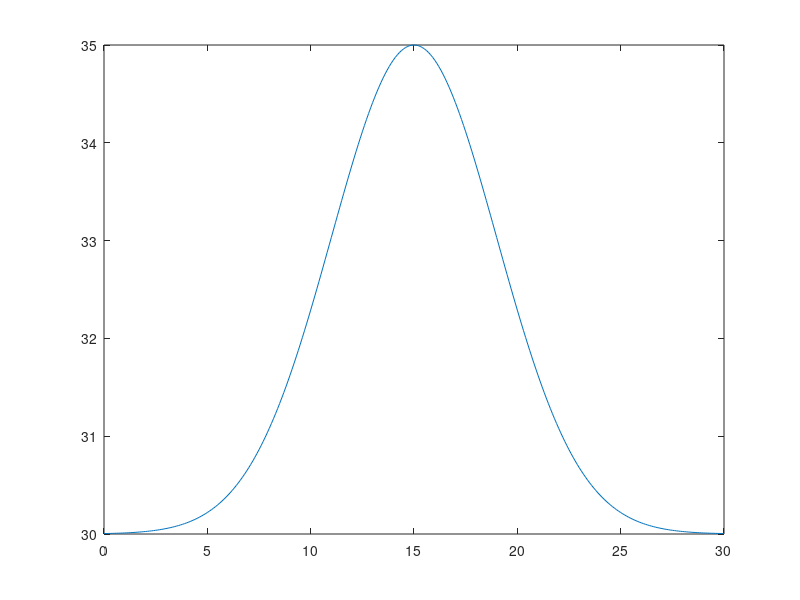

This figure's MATLAB source: (Note: this script raises an error after producing the figure.)
% 2D wave eq with variable material parameters
% and a fault with rate-and-state friction.
% Includes non-zero pre-stress
%
% Boundary Conditions: (outgoing characteristics)
%  y=0,1: u_t -+ u_y = 0
%  z=0,1: u_t -+ u_z = 0
% Notes:
% first index corresponds to z, second index to y

clear all

% domain
order = 2;
Ny = 301;
Nz = 301;
Ly = 30;
Lz = 30;
dy = Ly / (Ny - 1);
dz = Lz / (Nz - 1);
y = linspace(0,Ly,Ny);
z = linspace(0,Lz,Nz);
[Y, Z] = meshgrid(y,z);


% material parameters
cs = Y.*0 + 3.4641; % (km/s) shear wave speed
rho = Y.*0 + 2.7; % (g/cm^3) density
G = cs.^2 .* rho; % (GPa) shear modulus

% fault material parameters (all stored in p)
p.a = 0.01;
p.b = 0.016;
p.sNEff = 50; % MPa, effective normal stress
p.v0 = 1e-6;
p.f0 = 0.6;
p.Dc = 0.05; % m
p.rho = rho(:,1);

% pre-stress
a = 5;
zc = 15;
stau = 4;
sxy0 = 30;
p.tau0 = sxy0 + a.*exp(-(z-zc).^2./(2.*stau.^2));
% p.tau0 = sxy0 + a + z.*0;
figure(2),clf,plot(z,p.tau0)%,return

% time
tmax = 15;
cfl = 0.25;
dt1 = 0.05*cfl/max(cs(:)) * dy;
dt = 0.5 * cfl/max(cs(:)) * dy;
t = [0 dt1:dt:tmax];


% create SBP operators
By = zeros(Ny,Ny); By(1,1)=-1; By(end,end)=1;
Bz = zeros(Nz,Nz); Bz(1,1)=-1; Bz(end,end)=1;
if order==2
  h11y = 0.5*dy;
  h11z = 0.5*dz;
else
  h11y = 0.4567e4/0.14400e5 * dy;
  h11z = 0.4567e4/0.14400e5 * dz;
end

% % initial conditions
% amp = 10;
% u =  amp*exp(-(Y-0.5*Ly).^2./5).*exp(-(Z-0.5*Lz).^2./5);
% u0_t =  0*exp(-(Y-0.5*Ly).^2./5).*exp((Z-0.5*Lz).^2./5);
u = 0.*Y;
u0_t = 0.*Y;

% first time step
% intermediate fields
uy = Dy(u,dy,order);
uz = Dz(u,dz,order);
uLap = Dyy(u,dy,order) + Dzz(u,dz,order);


% apply part of boundary conditions to intermediate fields
uLap(:,1) = uLap(:,1) + (1/h11y)*G(:,1) .* uy(:,1);
uLap(:,end) = uLap(:,end) - (1/h11y)*G(:,end) .* uy(:,end);
uLap(1,:) = uLap(1,:) + (1/h11z)*G(1,:) .* uz(1,:);
uLap(end,:) = uLap(end,:) - (1/h11z)*G(end,:) .* uz(end,:);

uPrev = u; % n-1
u = u + uLap.*0.5*dt1^2/2./rho; % n
uNew = 0.*u; % n+1

psi = zeros(Nz,1) + 0.6;
velPrev = zeros(Nz,1);

ay = cs .* 0.5*dt/h11y;
az = cs .* 0.5*dt/h11z;



%%

% for output
% clear out
% out.u = zeros(
for tInd = 2:length(t)
  
  % intermediate fields
  uy = Dy(u,dy,order);
  uz = Dz(u,dz,order);
  uLap = Dyy_mu(u,G,dy,order) + Dzz_mu(u,G,dz,order);
  
  % apply part of boundary conditions to intermediate fields
  uLap(:,1) = uLap(:,1) + (1/h11y)*G(:,1) .* uy(:,1);
  uLap(:,end) = uLap(:,end) - (1/h11y)*G(:,end) .* uy(:,end);
  uLap(1,:) = uLap(1,:) + (1/h11z)*G(1,:) .* uz(1,:);
  uLap(end,:) = uLap(end,:) - (1/h11z)*G(end,:) .* uz(end,:);
  
  % update interior
  uNew(2:end-1,2:end-1) = uLap(2:end-1,2:end-1).*dt^2./rho(2:end-1,2:end-1) + 2*u(2:end-1,2:end-1) - uPrev(2:end-1,2:end-1);
  
  
  % update boundary conditions
  
  % y = 0: cs u_t - mu u_y = 0
%   uNew(:,1) = dt^2*uLap(:,1)./rho(:,1)  + 2*u(:,1) + (ay(:,1)-1).*uPrev(:,1);
%   uNew(:,1) = uNew(:,1)./(1+ay(:,1));
  
  % y = Ly: cs u_t + mu u_y = 0
  uNew(:,end) = dt^2*uLap(:,end)./rho(:,end)  + 2*u(:,end) + (ay(:,end)-1).*uPrev(:,end);
  uNew(:,end) = uNew(:,end)./(1+ay(:,end));
  
  % z = 0: cs u_t - mu u_z = 0
  uNew(1,:) = dt^2*uLap(1,:)./rho(1,:)  + 2*u(1,:) + (az(1,:)-1).*uPrev(1,:);
  uNew(1,:) = uNew(1,:)./(1+az(1,:));
  
  % z = Lz: cs u_t + mu u_z = 0
  uNew(end,:) = dt^2*uLap(end,:)./rho(end,:)  + 2*u(end,:) + (az(end,:)-1).*uPrev(end,:);
  uNew(end,:) = uNew(end,:)./(1+az(end,:));
 
  
  pen = h11y;
  [out1, psi, vel,strength] = fault_2d_wPrestress(dt,pen,uLap(:,1),u(:,1),uPrev(:,1),psi,velPrev,p,t(tInd));
  uNew(:,1) = out1;
  
  
  % update which is the n+1, n, and n-1 steps
  uPrev = u;
  u = uNew;
  velPrev = vel;
  
  % some other fields that are nice to plot
  sxy = G .* Dy(u,dy,order) + sxy0; sxy(:,1) = sxy(:,1) + p.tau0' - sxy0(:,1);
  sxz = G .* Dz(u,dy,order);
  
  % plot displacement as simulation runs
  if mod(tInd-1,5) == 0
    figure(1),clf
    subplot(3,1,1)
    plot(z,sxy(:,1),'.-','Linewidth',1)
    title(sprintf('t = %g s',t(tInd)))
    
    subplot(3,1,2)
    plot(z,vel,'.-','Linewidth',1),title('V')
    
    subplot(3,1,3)
    %plot(z,psi),title('psi')
    plot(z,strength,'.-','Linewidth',1),title('\tau')
    drawnow
% pause
  end
  
end





